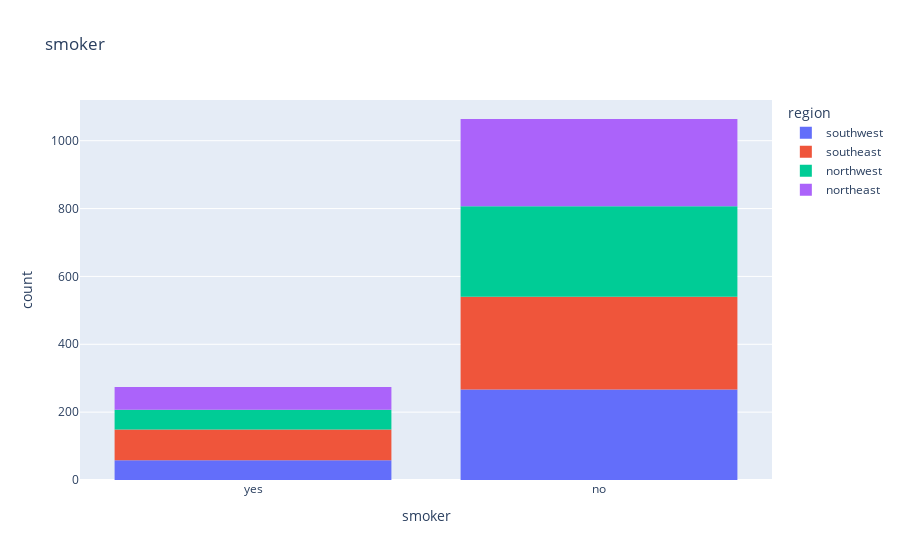

Notebook code cell kept with this figure:
### Code cell
px.histogram(medical_df,x = 'smoker',color='region',title='smoker')

### Figure 1 — Plotly figure (JSON) as saved in the notebook; plotly's stock layout.template omitted (floating-point values rounded to 4 significant figures; data arrays with more than 128 entries replaced by an {"elided": "..."} marker saying what was removed)
{"data": [{"alignmentgroup": "True", "bingroup": "x", "hovertemplate": "region=southwest<br>smoker=%{x}<br>count=%{y}<extra></extra>", "legendgroup": "southwest", "marker": {"color": "#636efa", "pattern": {"shape": ""}}, "name": "southwest", "offsetgroup": "southwest", "orientation": "v", "showlegend": true, "type": "histogram", "x": {"elided": "325 str values"}, "xaxis": "x", "yaxis": "y"}, {"alignmentgroup": "True", "bingroup": "x", "hovertemplate": "region=southeast<br>smoker=%{x}<br>count=%{y}<extra></extra>", "legendgroup": "southeast", "marker": {"color": "#EF553B", "pattern": {"shape": ""}}, "name": "southeast", "offsetgroup": "southeast", "orientation": "v", "showlegend": true, "type": "histogram", "x": {"elided": "364 str values"}, "xaxis": "x", "yaxis": "y"}, {"alignmentgroup": "True", "bingroup": "x", "hovertemplate": "region=northwest<br>smoker=%{x}<br>count=%{y}<extra></extra>", "legendgroup": "northwest", "marker": {"color": "#00cc96", "pattern": {"shape": ""}}, "name": "northwest", "offsetgroup": "northwest", "orientation": "v", "showlegend": true, "type": "histogram", "x": {"elided": "325 str values"}, "xaxis": "x", "yaxis": "y"}, {"alignmentgroup": "True", "bingroup": "x", "hovertemplate": "region=northeast<br>smoker=%{x}<br>count=%{y}<extra></extra>", "legendgroup": "northeast", "marker": {"color": "#ab63fa", "pattern": {"shape": ""}}, "name": "northeast", "offsetgroup": "northeast", "orientation": "v", "showlegend": true, "type": "histogram", "x": {"elided": "324 str values"}, "xaxis": "x", "yaxis": "y"}], "layout": {"barmode": "relative", "legend": {"title": {"text": "region"}, "tracegroupgap": 0}, "title": {"text": "smoker"}, "xaxis": {"anchor": "y", "domain": [0, 1], "title": {"text": "smoker"}}, "yaxis": {"anchor": "x", "domain": [0, 1], "title": {"text": "count"}}}}
